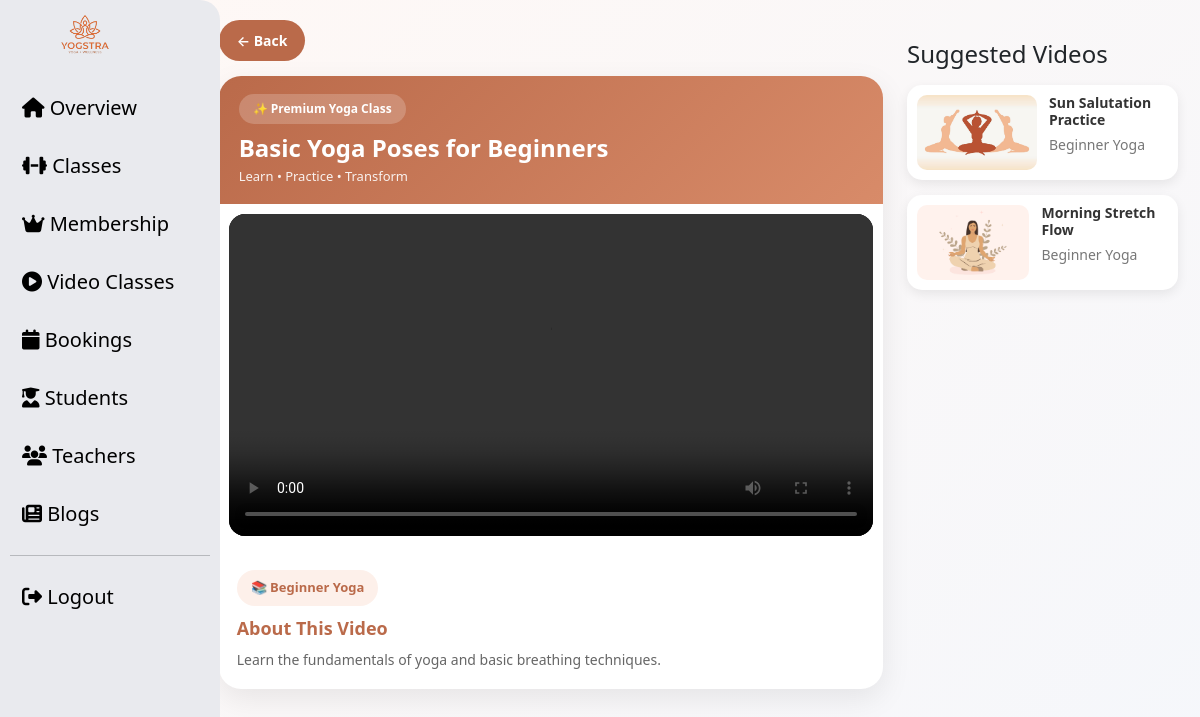
The app's page /admin/single_videos.php?id=11 with its own data.
### tables this page shows
CREATE TABLE `videos` (
  `id` int(11) NOT NULL,
  `title` varchar(255) NOT NULL,
  `description` text NOT NULL,
  `thumbnail` varchar(255) NOT NULL,
  `video_file` varchar(255) NOT NULL,
  `category` varchar(100) NOT NULL,
  `created_at` timestamp NOT NULL DEFAULT current_timestamp(),
  `uploaded_by` int(11) DEFAULT NULL,
  `uploader_role` varchar(20) DEFAULT NULL
);

### admin/single_videos.php (the view, shortened to what this page needs)
<?php
global $conn;
$id = $_GET['id'];
$sql = "SELECT * FROM videos WHERE id='$id'";
$result = mysqli_query($conn, $sql);
$row = mysqli_fetch_assoc($result);
$category = $row['category'];
$suggest_query = mysqli_query(
    $conn,
    "SELECT * FROM videos
     WHERE category='$category'
     AND id != '$id'
     ORDER BY id DESC
     LIMIT 6"
);
?>
<!DOCTYPE html>
<html lang="en">
<head>
    <link href="../assets/bootstrap/css/bootstrap.min.css" rel="stylesheet">
</head>
<body>
    <div class="container-fluid">
        <div class="row g-4">
            <div class="col-md-2 ">
                <?php include('sidebar.php'); ?>
            </div>
            <div class="col-lg-7">
                <div class="video-container">
                    <a href="videos.php" class="back-btn">
                        ← Back
                    </a>
                    <div class="video-card">
                        <div class="video-header">
                            <div class="badge-custom">
                                ✨ Premium Yoga Class
                            </div>
                            <h1 class="video-title">
                                <?php echo htmlspecialchars($row['title']); ?>
                            </h1>
                            <p class="subtitle">
                                Learn • Practice • Transform
                            </p>
                        </div>
                        <div class="video-player">
                            <video controls controlsList="nodownload">
                               <source
    src="../uploads/videos/<?php echo htmlspecialchars($row['video_file']); ?>"
    type="video/mp4">
                            </video>
                        </div>
                        <div class="content-section">
                            <div class="category-badge">
                                📚 <?php echo htmlspecialchars($row['category']); ?>
                            </div>
                            <h3 class="section-title">
                                About This Video
                            </h3>
                            <p class="description">
                                <?php echo nl2br(htmlspecialchars($row['description'])); ?>
                            </p>
                        </div>
                    </div>
                </div>
            </div>
            <div class="col-lg-3">
                <div class="suggestion-box">
                    <h4 class="mb-3">
                        Suggested Videos
                    </h4>
                    <?php while ($video = mysqli_fetch_assoc($suggest_query)) { ?>
                        <a href="single_videos.php?id=<?php echo $video['id']; ?>"
                            class="suggest-card">
                            <?php if (!empty($video['thumbnail'])) { ?>
    <img src="../uploads/thumbnails/<?php echo htmlspecialchars($video['thumbnail']); ?>">
<?php } ?>
                            <div>
                                <h6>
                                    <?php echo htmlspecialchars($video['title']); ?>
                                </h6>
                                <small>
                                    <?php echo htmlspecialchars($video['category']); ?>
                                </small>
                            </div>
                        </a>
                    <?php } ?>
                </div>
            </div>
        </div>
    </div>
</body>
</html>

### admin/single_videos.php (style rules this page uses)
* { margin: 0; padding: 0; box-sizing: border-box; }
body { font-family: 'Poppins', sans-serif; background: linear-gradient(135deg, #fff8f5, #f5f7fb); min-height: 100vh; padding: 20px 10px; }
.video-container { max-width: 720px; margin: auto; }
.back-btn { display: inline-block; text-decoration: none; background: #ba6a4a; color: white; padding: 10px 18px; border-radius: 50px; font-size: 14px; font-weight: 600; margin-bottom: 15px; transition: .3s; }
.video-card { background: white; border-radius: 22px; overflow: hidden; box-shadow: 0 10px 30px rgba(0, 0, 0, .08); }
.video-header { background: linear-gradient(135deg, #ba6a4a, #d88b69); color: white; padding: 18px 20px; }
.badge-custom { display: inline-block; background: rgba(255, 255, 255, .2); padding: 6px 14px; border-radius: 50px; font-size: 12px; font-weight: 600; margin-bottom: 10px; }
.video-title { font-size: 24px; font-weight: 700; margin-bottom: 4px; }
.subtitle { font-size: 13px; opacity: .9; margin: 0; }
.video-player { padding: 10px; }
.video-player video { width: 100%; border-radius: 16px; background: black; max-height: 380px; }
.content-section { padding: 18px; }
.category-badge { display: inline-block; background: #fdf0ea; color: #ba6a4a; padding: 8px 14px; border-radius: 30px; font-size: 13px; font-weight: 600; margin-bottom: 12px; }
.section-title { color: #ba6a4a; font-size: 18px; font-weight: 700; margin-bottom: 8px; }
.description { color: #666; line-height: 1.7; font-size: 14px; margin-bottom: 0; }
.suggestion-box { padding-top: 20px; }
.suggest-card { display: flex; gap: 12px; text-decoration: none; background: #fff; padding: 10px; border-radius: 15px; margin-bottom: 15px; color: #333; box-shadow: 0 4px 12px rgba(0, 0, 0, .08); transition: .3s; }
.suggest-card img { width: 120px; height: 75px; object-fit: cover; border-radius: 10px; }
.suggest-card h6 { font-size: 14px; margin-bottom: 4px; font-weight: 600; }
.suggest-card small { color: #777; }

### records on screen
videos: title "Basic Yoga Poses for Beginners", category "Beginner Yoga", description "Learn the fundamentals of yoga and basic breathing techniques."
videos: thumbnail (picture), title "Sun Salutation Practice", category "Beginner Yoga"
videos: thumbnail (picture), title "Morning Stretch Flow", category "Beginner Yoga"
